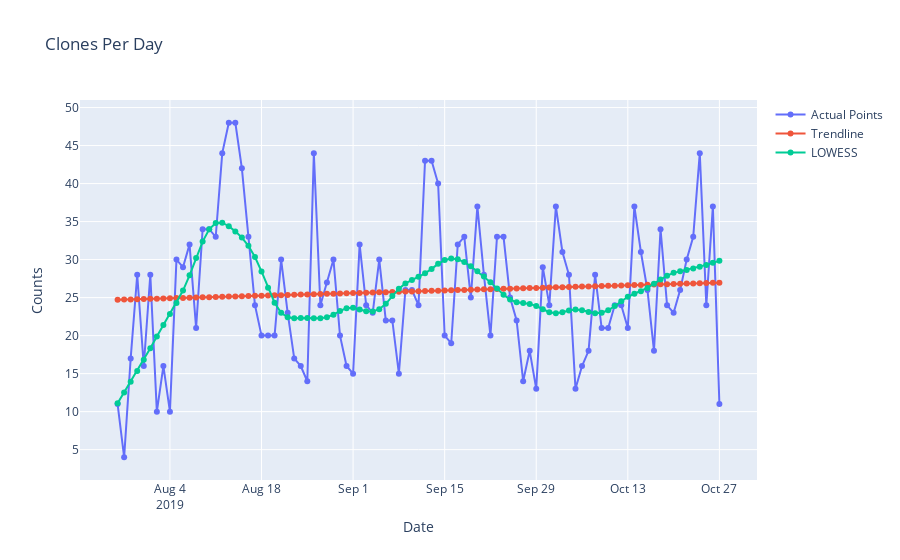

Write notebook code for a chart like this one.
### Code cell
fig = go.Figure()
fig.add_trace(go.Scatter(x=clones['yr_mo_day'], y=clones['count'],
                         mode='lines+markers', name='Actual Points'))
fig.add_trace(go.Scatter(x=clones['yr_mo_day'], y=reg_line_pts2(clones, 'count'), 
                         mode='lines+markers', name='Trendline'))
fig.add_trace(go.Scatter(x=views['yr_mo_day'], y=lowess_line_pts(clones, 'count'), 
                         mode='lines+markers', name='LOWESS'))
fig.update_layout(title='Clones Per Day', xaxis_title='Date', yaxis_title='Counts')
fig.show()
